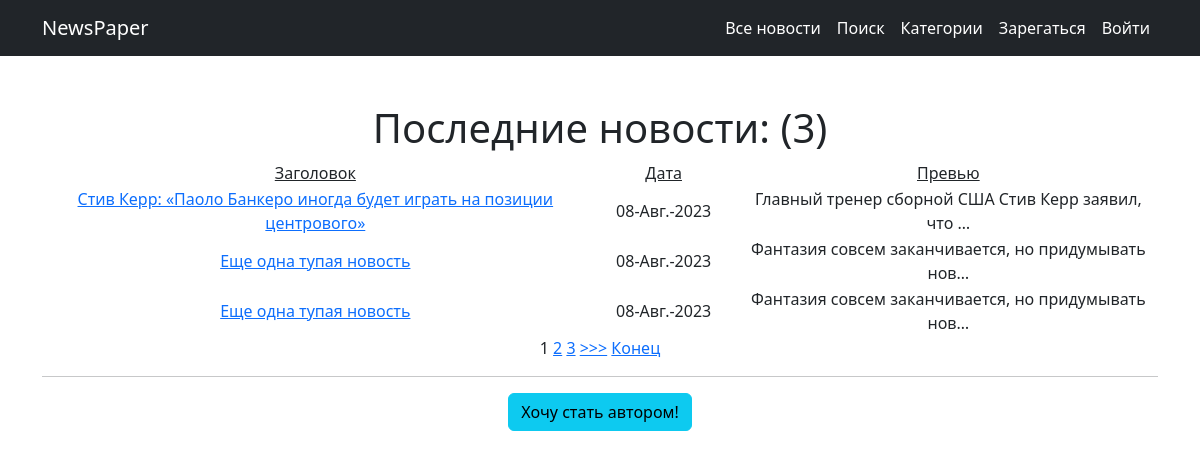
The page /news/ on the database as committed earlier.
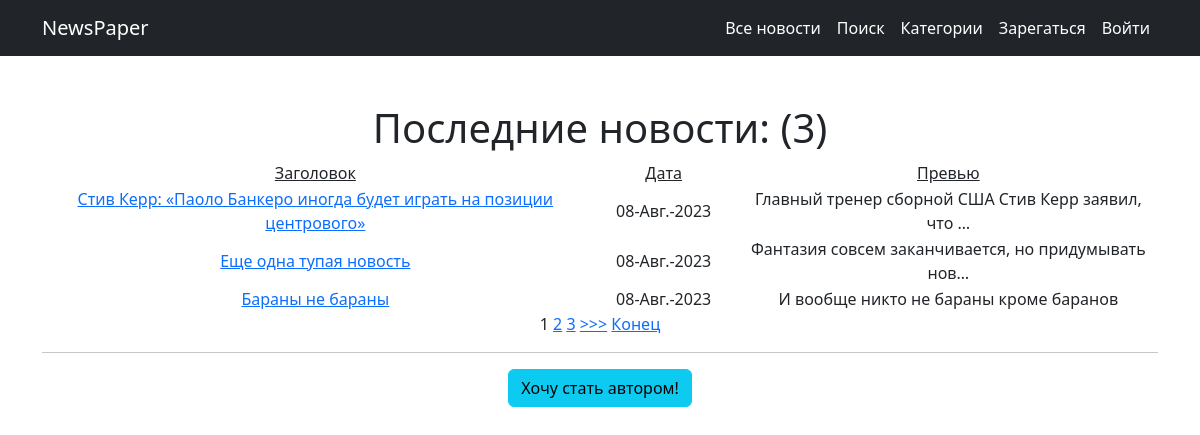
The same page on the database as committed later.
### news/models.py (models this page shows, shortened)
class Post(models.Model):
    news = 'NW'
    article = 'AR'
    TYPES = [
        (news, 'Новость'),
        (article, 'Статья'),
    ]
    author = models.ForeignKey(Author, on_delete=models.CASCADE)
    categoryType = models.CharField(max_length=2, choices=TYPES, default=news)
    dateCreation = models.DateTimeField(auto_now_add=True)
    postCategory = models.ManyToManyField(Category, through='PostCategory')
    title = models.CharField(max_length=128)
    text = models.TextField()
    rating = models.SmallIntegerField(default=0)

### news/views.py (the view)
# urls.py: path('', cache_page(10)(NewsList.as_view()), name='news'),
class NewsList(ListView):
    model = Post
    template_name = 'news.html'
    context_object_name = 'news'
    queryset = Post.objects.order_by('-id')
    paginate_by = 3
    def get_context_data(self, **kwargs):
        context = super().get_context_data(**kwargs)
        context['is_not_premium'] = not self.request.user.groups.filter(name='authors').exists()
        return context

### news/templatetags/custom_filters.py (called while the page is built)
@register.filter(name='censor')
def censor(text):
    forbidden_vocabulary = ['nba', 'нба']
    for i in forbidden_vocabulary:
        text = text.replace(i, '<!запрещенная в РФ организация>')
        text = text.replace(i.upper(), '<!запрещенная в РФ организация>')
    return text

### templates/news.html (shortened to what this page needs)
{% extends 'default.html' %}
{% load custom_filters %}
{% block content %}
<h1>Последние новости: ({{ news|length }})</h1>
{% if news %}
<table>
    <tr>
        <td><u>Заголовок</u></td>
        <td width="150"><u>Дата</u></td>
        <td><u>Превью</u></td>
    </tr>
    {% for det_news in news %}
    <tr>
        <td>
            <a href="{% url 'news_detail' det_news.id %}">{{ det_news.title|censor }}</a>
        </td>
        <td>{{ det_news.dateCreation|date:'d-N-Y' }}</td>
        <td>{{ det_news.text|censor|truncatechars:50 }}</td>
    </tr>
    {% endfor %}
</table>
{% else %}
<h2>Новостей нет!</h2>
{% endif %}
{% if is_paginated %}
{% for num in page_obj.paginator.page_range %}
{% if page_obj.number == num %}
<a>{{ num }}</a>
{% elif num > page_obj.number|add:'-3' and num < page_obj.number|add:'3' %}
<a href="?page={{ num }}">{{ num }}</a>
{% endif %}
{% endfor %}
{% if page_obj.has_next %}
<a href="?page={{ page_obj.next_page_number }}">>>></a>
<a href="?page={{ page_obj.paginator.num_pages }}">Конец</a>
{% endif %}
{% endif %}
<hr>
{% if is_not_premium %}
<a class="btn btn-info" href="{% url 'getauthor' %}">
    Хочу стать автором!
</a>
{% else %}
<h3>
    Вы являетесь автором
</h3>
{% endif %}
{% endblock content %}

Rows that differ between the two databases and show on the page:
removed Post: title|censor "Еще одна тупая новость", dateCreation "08-Авг.-2023", text|censor "Фантазия совсем заканчивается, но придумывать нов…"
now on this page (row unchanged): Post: title|censor "Бараны не бараны", dateCreation "08-Авг.-2023", text|censor "И вообще никто не бараны кроме баранов"
